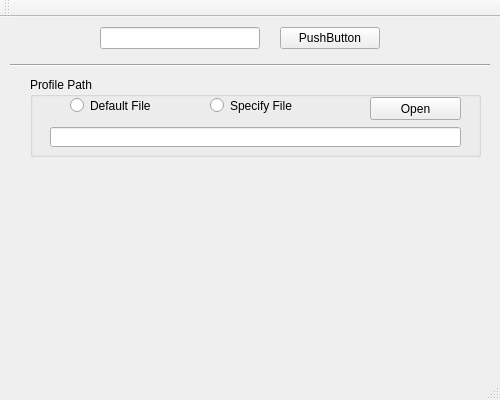
<?xml version="1.0" encoding="UTF-8"?>
<ui version="4.0">
 <class>MainWindow</class>
 <widget class="QMainWindow" name="MainWindow">
  <property name="geometry">
   <rect>
    <x>0</x>
    <y>0</y>
    <width>500</width>
    <height>400</height>
   </rect>
  </property>
  <property name="windowTitle">
   <string>MainWindow</string>
  </property>
  <widget class="QWidget" name="centralWidget">
   <widget class="QPushButton" name="pb_net">
    <property name="geometry">
     <rect>
      <x>280</x>
      <y>10</y>
      <width>100</width>
      <height>22</height>
     </rect>
    </property>
    <property name="text">
     <string>PushButton</string>
    </property>
   </widget>
   <widget class="QLineEdit" name="le_netpar">
    <property name="geometry">
     <rect>
      <x>100</x>
      <y>10</y>
      <width>160</width>
      <height>22</height>
     </rect>
    </property>
   </widget>
   <widget class="Line" name="line">
    <property name="geometry">
     <rect>
      <x>10</x>
      <y>40</y>
      <width>480</width>
      <height>16</height>
     </rect>
    </property>
    <property name="orientation">
     <enum>Qt::Horizontal</enum>
    </property>
   </widget>
   <widget class="QGroupBox" name="gb_path">
    <property name="geometry">
     <rect>
      <x>30</x>
      <y>60</y>
      <width>451</width>
      <height>80</height>
     </rect>
    </property>
    <property name="title">
     <string>Profile Path</string>
    </property>
    <widget class="QRadioButton" name="rb_default">
     <property name="geometry">
      <rect>
       <x>40</x>
       <y>20</y>
       <width>121</width>
       <height>17</height>
      </rect>
     </property>
     <property name="text">
      <string>Default File</string>
     </property>
    </widget>
    <widget class="QRadioButton" name="rb_">
     <property name="geometry">
      <rect>
       <x>180</x>
       <y>20</y>
       <width>131</width>
       <height>17</height>
      </rect>
     </property>
     <property name="text">
      <string>Specify File</string>
     </property>
    </widget>
    <widget class="QLineEdit" name="le_path">
     <property name="geometry">
      <rect>
       <x>20</x>
       <y>50</y>
       <width>411</width>
       <height>20</height>
      </rect>
     </property>
    </widget>
    <widget class="QPushButton" name="pushButton">
     <property name="geometry">
      <rect>
       <x>340</x>
       <y>20</y>
       <width>91</width>
       <height>23</height>
      </rect>
     </property>
     <property name="text">
      <string>Open</string>
     </property>
    </widget>
   </widget>
  </widget>
  <widget class="QMenuBar" name="menuBar">
   <property name="geometry">
    <rect>
     <x>0</x>
     <y>0</y>
     <width>500</width>
     <height>17</height>
    </rect>
   </property>
  </widget>
  <widget class="QToolBar" name="mainToolBar">
   <attribute name="toolBarArea">
    <enum>TopToolBarArea</enum>
   </attribute>
   <attribute name="toolBarBreak">
    <bool>false</bool>
   </attribute>
  </widget>
  <widget class="QStatusBar" name="statusBar"/>
 </widget>
 <layoutdefault spacing="6" margin="11"/>
 <resources/>
 <connections/>
</ui>
